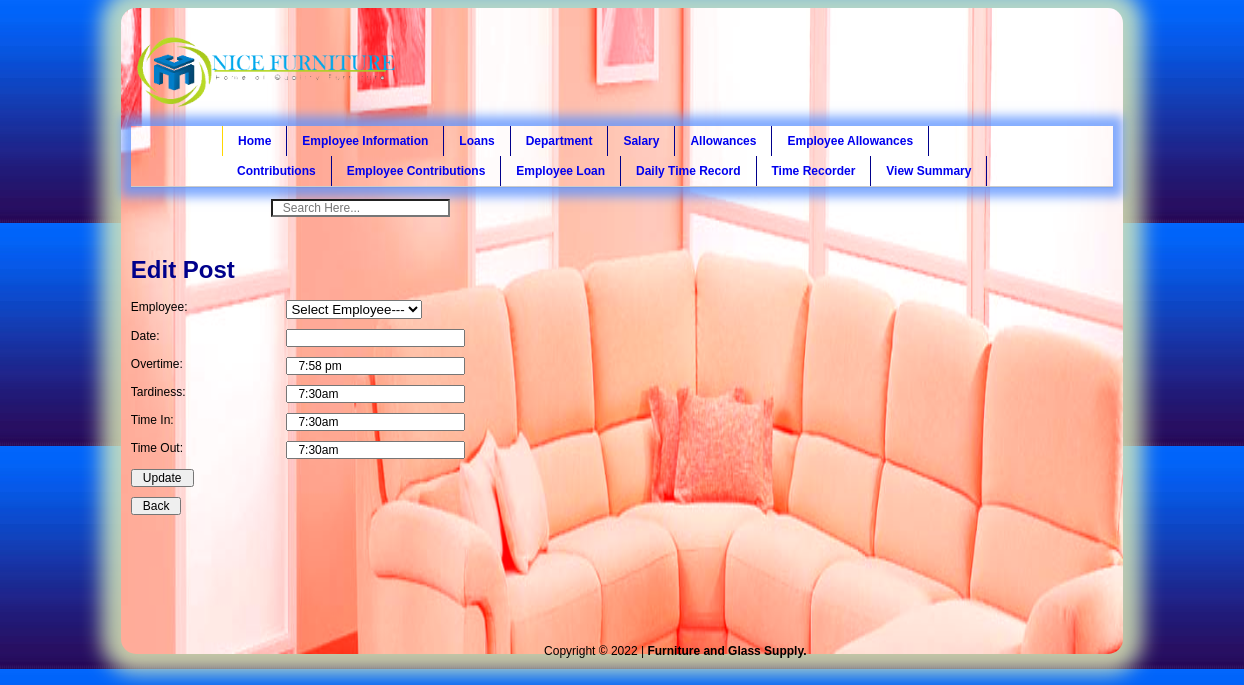
The page /php_files/edit_attendance.php?id=26 on the database its author committed.
### tables this page shows
CREATE TABLE IF NOT EXISTS `attendance` (
  `attendance_id` int(11) NOT NULL,
  `attendance_id_num` int(11) NOT NULL,
  `employee_id` varchar(100) NOT NULL,
  `overtime` varchar(100) DEFAULT NULL,
  `overtime_hour` varchar(100) NOT NULL,
  `late` varchar(100) NOT NULL,
  `late_hour` varchar(100) NOT NULL,
  `time_in` varchar(100) NOT NULL,
  `time_in_hour` varchar(100) NOT NULL,
  `time_out` varchar(100) NOT NULL,
  `time_out_hour` varchar(100) NOT NULL
);

### php_files/edit_attendance.php (the view, shortened to what this page needs)
<link rel="stylesheet" type="text/css" href="../css/style.css" />
<link rel="stylesheet" href="https://ajax.googleapis.com/ajax/libs/jqueryui/1.11.4/themes/smoothness/jquery-ui.css"/>
<?php
include('../config.php');
include('header.php');
?>
<?php
if(isset($_GET['id'])){
    $id=$_GET['id'];
    $qry=mysqli_query($CON, "Select * from attendance where attendance_id='$id'");
    while($row=mysqli_fetch_array($qry)){
        $employee_id=$row['employee_id'];
        $txtDate=$row['date'];
        $overtime_hour=$row['overtime_hour'];
        $late_hour=$row['late_hour'];
        $time_in_hour=$row['time_in_hour'];
        $time_out_hour=$row['time_out_hour'];
?>
<div class="divTable">
<div class="divRow">
<div class="divColumn50"><h1>Edit Post</h1></div>
</div>
<form action="" method="post" enctype="multipart/form-data" name="insertform">
<div class="divRow">
<div class="divColumn">Employee:</div>
<div class="divColumn50"><select id="employee_id" name="employee_id">
<option value="<?php echo $employee_id; ?>">Select Employee--- </option>
<?php
$sql="SELECT * FROM `employee_info`";
$qry=mysqli_query($CON, $sql);
?>
</select></div>
</div>
<div class="divRow">
<div class="divColumn">Date:</div>
<div class="divColumn50"><input type="text" name="txtDate" id="txtDate" value="<?php echo $txtDate; ?>" /></div>
</div>
<div class="divRow">
<div class="divColumn">Overtime:</div>
<div class="divColumn50"><input type="text" autocomplete="off" id="txtOvertimeHour" name="txtOvertimeHour" value="<?php echo $overtime_hour; ?>" /></div>
</div>
<div class="divRow">
<div class="divColumn">Tardiness:</div>
<div class="divColumn50"><input type="text" autocomplete="off" id="txtLateHour" name="txtLateHour" value="<?php echo $late_hour; ?>" /></div>
</div>
<div class="divRow">
<div class="divColumn">Time In:</div>
<div class="divColumn"><input type="text" autocomplete="off" id="txtTimeInHour" name="txtTimeInHour" value="<?php echo $time_in_hour; ?>" /></div>
</div>
<div class="divRow">
<div class="divColumn">Time Out:</div>
<div class="divColumn"><input type="text" autocomplete="off" id="txtTimeOutHour" name="txtTimeOutHour" value="<?php echo $time_out_hour; ?>" /></div>
</div>
<div class="divRow">
<div class="divColumn"><input type="submit" name="update" value="Update" /></div>
</div>
<div class="divRow">
<div class="divColumn"><input type="submit" name="back" value="Back" /></div>
</div>
</form>
<?php }
}
?>
</div>
<?php include('footer.php'); ?>

### css/style.css (style rules this page uses)
body { font-family: arial; font-size: 12px; font-weight: normal; background-image: url('background-image/image.png'); }
h1,h2 { color: darkblue; font-family: arial; }
.divTable { width: inherit; display: block; }
.divRow { width: 99%; display: block; clear: both; }
.divColumn { float: left; display: block; width: 20%; }
.divColumn50 { float: left; display: block; width: 50%; }
input { margin-bottom: 10px; font-size: 12px; padding: 0 10px; vertical-align: baseline; }
select { margin-bottom: 10px; }

### rows shown on the page
attendance: txtOvertimeHour "7:58 pm", txtLateHour "7:30am", txtTimeInHour "7:30am", txtTimeOutHour "7:30am"
